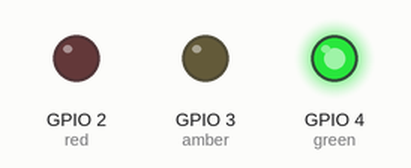
A program run on a simulated Raspberry Pi (BCM pin numbers). Shown: output pins drawn as LEDs (lit = HIGH).

Above: at 5.0 s.
At 10.5 s:
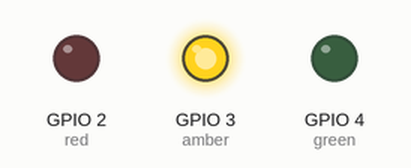
At 16.0 s:
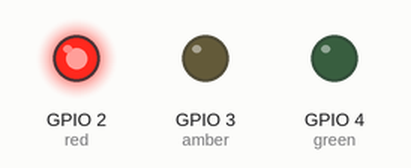
At 21.5 s:
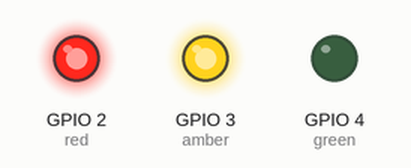
Timing chart, 0 to 28.6 s (numbered marks = the images above):
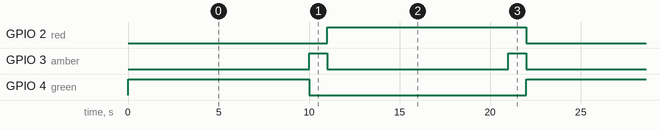

The program:

TrafficLights_1.py
```python
from gpiozero import TrafficLights
from time import sleep


lights = TrafficLights(2,3,4)
'''
Connect RED LED to GPIO2
Connect AMBER LED to GPIO3
Connect GREEN LED to GPIO4
Connect GND frpm Pie to -ves of all LEDS
'''


lights.green.on()


while True:
    sleep(10)
    lights.green.off()
    lights.amber.on()
    sleep(1)
    lights.amber.off()
    lights.red.on()
    sleep(10)
    lights.amber.on()
    sleep(1)
    lights.green.on()
    lights.amber.off()
    lights.red.off()
```

Measured:
- by itself, GPIO 2 (red): alternates HIGH for 11.0 s and LOW for 11.0 s
- by itself, GPIO 3 (amber): alternates HIGH for 1.0 s and LOW for 10.0 s
- by itself, GPIO 4 (green): alternates HIGH for 10.0 s and LOW for 12.0 s
